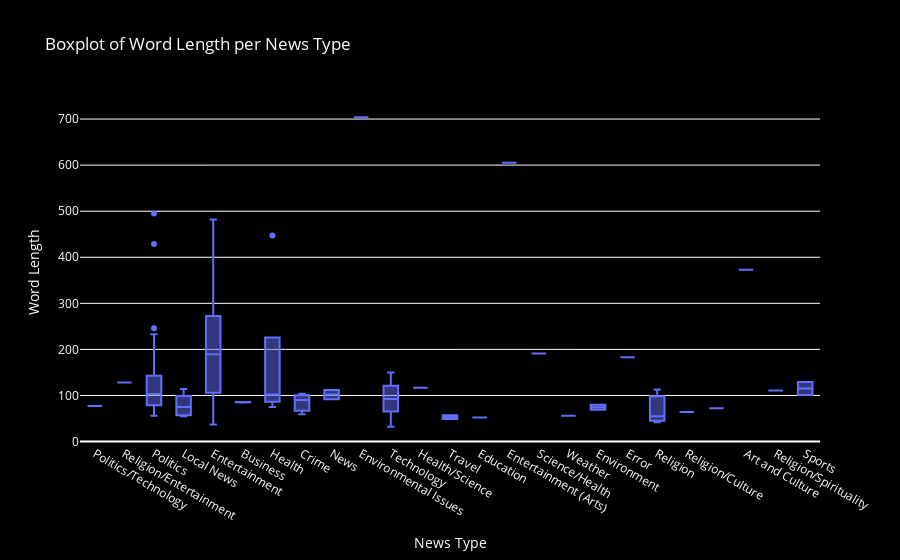

The cell this chart's notebook holds for it:
### Markdown cell above
## Note : If Graphs arent visible please check attachments

### Code cell
#wrd_len per news type
import plotly.express as px
fig = px.box(df_with_summaries, x='news_type', y='wrd_len', title='Boxplot of Word Length per News Type', labels={'wrd_len': 'Word Length', 'news_type': 'News Type'})
fig.update_layout(
    plot_bgcolor='black',
    paper_bgcolor='black',  
    font=dict(color='white'),
    title=dict(font=dict(color='white')))

fig.show()

### Figure 1 — Plotly figure (JSON) as saved in the notebook; plotly's stock layout.template omitted (floating-point values rounded to 4 significant figures)
{"data": [{"alignmentgroup": "True", "hovertemplate": "News Type=%{x}<br>Word Length=%{y}<extra></extra>", "legendgroup": "", "marker": {"color": "#636efa"}, "name": "", "notched": false, "offsetgroup": "", "orientation": "v", "showlegend": false, "type": "box", "x": ["Politics/Technology", "Religion/Entertainment", "Politics", "Local News", "Entertainment", "Business", "Entertainment", "Politics", "Entertainment", "Politics", "Entertainment", "Entertainment", "Health", "Crime", "News", "Local News", "Politics", "Environmental Issues", "Politics", "Entertainment", "Politics", "Politics", "Politics", "Politics", "Politics", "Crime", "Politics", "Technology", "Politics", "Health", "Health/Science", "Local News", "Travel", "Education", "Entertainment (Arts)", "Politics", "Politics", "Entertainment", "Politics", "Local News", "Entertainment", "Science/Health", "Technology", "Politics", "Politics", "Entertainment", "Health", "Politics", "Politics", "Politics", "Entertainment", "Technology", "Weather", "Politics", "Politics", "Politics", "Entertainment", "Health", "News", "Politics", "Politics", "Technology", "Politics", "Environment", "Entertainment", "Entertainment", "Politics", "Travel", "Error", "Religion", "Entertainment", "Religion", "Local News", "Religion/Culture", "Local News", "", "Health", "Politics", "Politics", "Religion", "Entertainment", "Environment", "Art and Culture", "Technology", "Politics", "Politics", "Politics", "Religion/Spirituality", "Business", "Business", "Technology", "Politics", "Crime", "Politics", "Sports", "Sports", "Politics", "Entertainment", "Politics", "Politics"], "x0": " ", "xaxis": "x", "y": [77, 128, 86, 57, 482, 85, 371, 188, 110, 83, 247, 245, 447, 90, 92, 114, 429, 704, 174, 250, 79, 495, 116, 233, 106, 59, 134, 32, 143, 90, 117, 78, 49, 52, 605, 79, 124, 365, 106, 99, 102, 191, 108, 83, 57, 150, 102, 246, 75, 103, 37, 150, 56, 199, 130, 84, 295, 152, 112, 56, 60, 121, 102, 69, 111, 229, 185, 57, 183, 55, 127, 42, 55, 64, 72, 72, 75, 67, 79, 113, 92, 80, 373, 77, 84, 143, 56, 111, 86, 86, 65, 132, 104, 91, 129, 101, 116, 62, 94, 61], "y0": " ", "yaxis": "y"}], "layout": {"boxmode": "group", "font": {"color": "white"}, "legend": {"tracegroupgap": 0}, "paper_bgcolor": "black", "plot_bgcolor": "black", "title": {"font": {"color": "white"}, "text": "Boxplot of Word Length per News Type"}, "xaxis": {"anchor": "y", "domain": [0, 1], "title": {"text": "News Type"}}, "yaxis": {"anchor": "x", "domain": [0, 1], "title": {"text": "Word Length"}}}}
